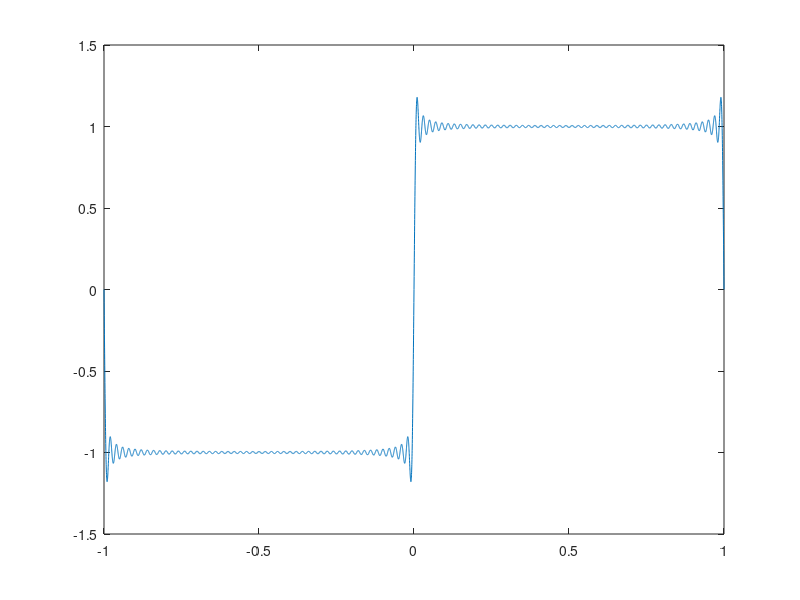

Source code (MATLAB):

function problem2

   % Problem 1
   % (a)
   x = linspace(-1,1,10001);
   M = 100;
   s = 0;
   for n = [-M:-1,1:M]
      cn = (1-(-1)^n)/(1i*n*pi);
      s = s + cn*exp(1i*n*pi*x);   
   end
   % clacluate c0 separately c0 = 0; from the integral
   plot(x,s)
    
   %(b)
   %for n = [-M:-1,1:M]
      % lecture 24 last part : formula for cn
      % second loop for k to calculate xk/p = 2k/p
      % after the loop => cn
      %s = s + cn*exp(1i*n*pi*x);   
   %end
   
   % Problem 2
   f = [-2;5;6;8;9;0;10;30]; 
   N = length(f);
   
   % coeffiecients
   cn = (1/N)*fft(f);
   
   % Inverse 
   fk = N*ifft(cn);
   
   F = N*ifft(eye(N));
   
   % Now i c an the fourier transform of my vector
   C = (1/N)*conj(F)*f;
   
   cn_1 = F*C          % I should gfet back cn
   
   
   
end